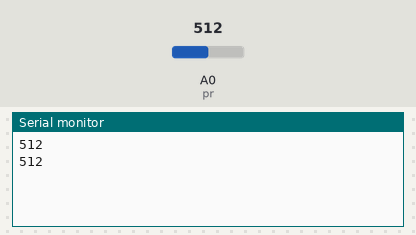
Recording of a sketch running on a simulated Arduino Uno, built with avr-gcc and run on an emulated ATmega328P. On the bench: the last lines printed to the serial monitor. The inputs (shaded band) are chosen by the test bench; at power-on: A0 (pr) = 512.

Above: at 1.8 s.
1.9 s: A0 (pr) set to 716
At 2.8 s:
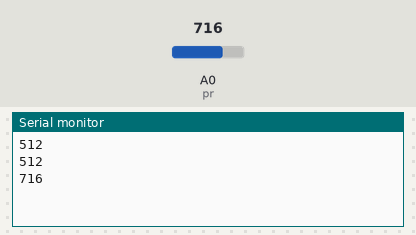
3.4 s: A0 (pr) set to 900
At 4.3 s:
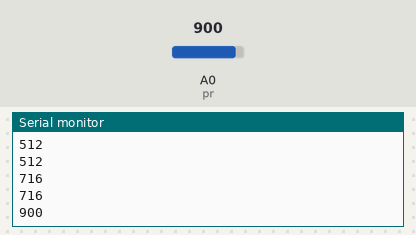
Timing chart, 0 to 6.4 s (numbered marks = the images above; inputs shaded):
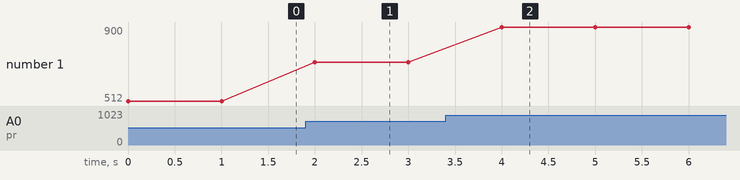

The sketch:

photoresistor_code.ino
```cpp
#define pr A0

void setup(){
  Serial.begin(9600);
}

void loop(){
  Serial.println(analogRead(pr));
  delay(1000);
}
```

Measured:
- after the input at 1.9 s, the serial monitor: prints a new line after 0.10 s (image 1)
- after the input at 3.4 s, the serial monitor: prints a new line after 0.60 s (image 2)
- plotted number 1: 512 → 716 after the input at 1.9 s, 716 → 900 after the input at 3.4 s
